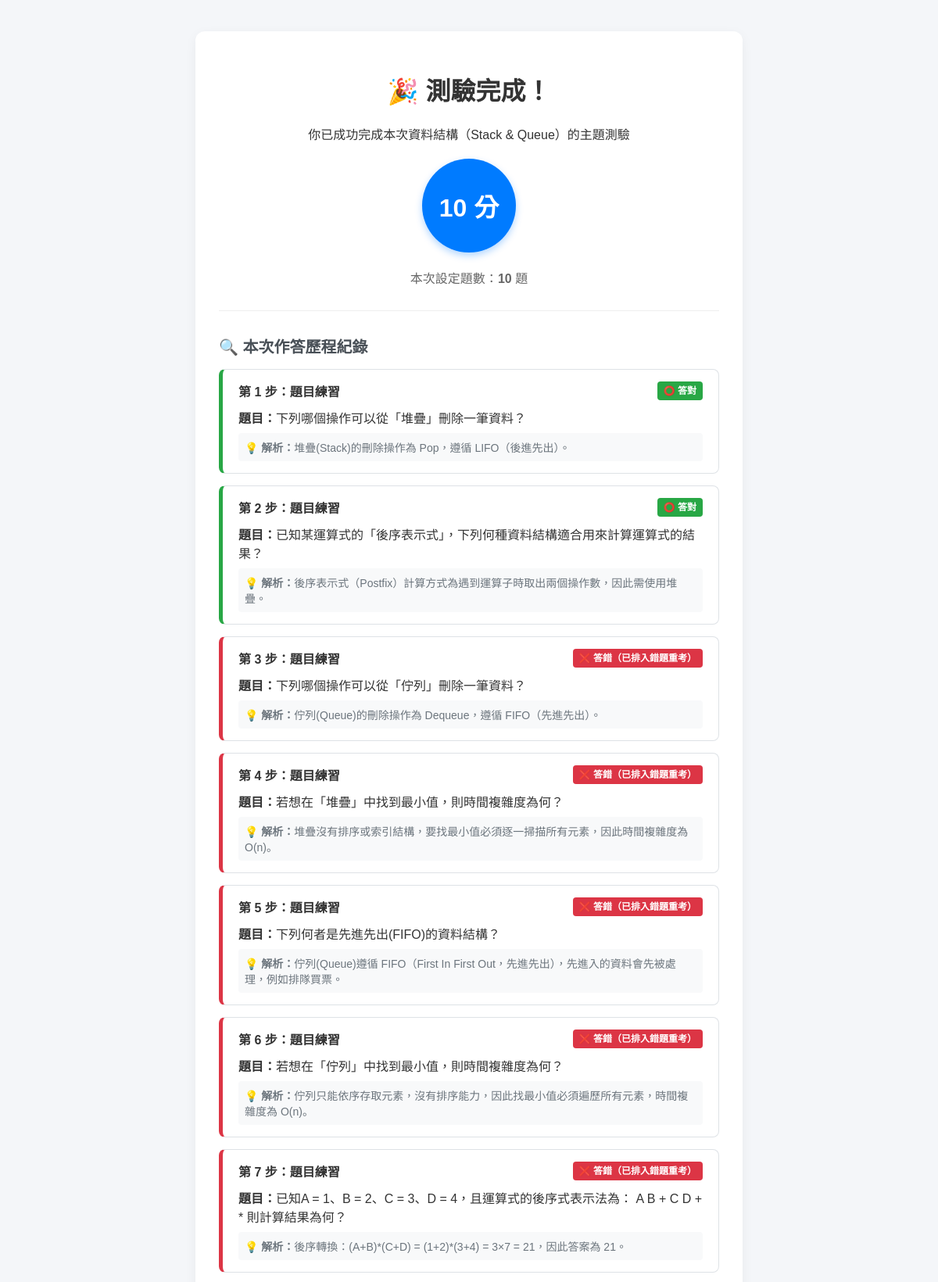
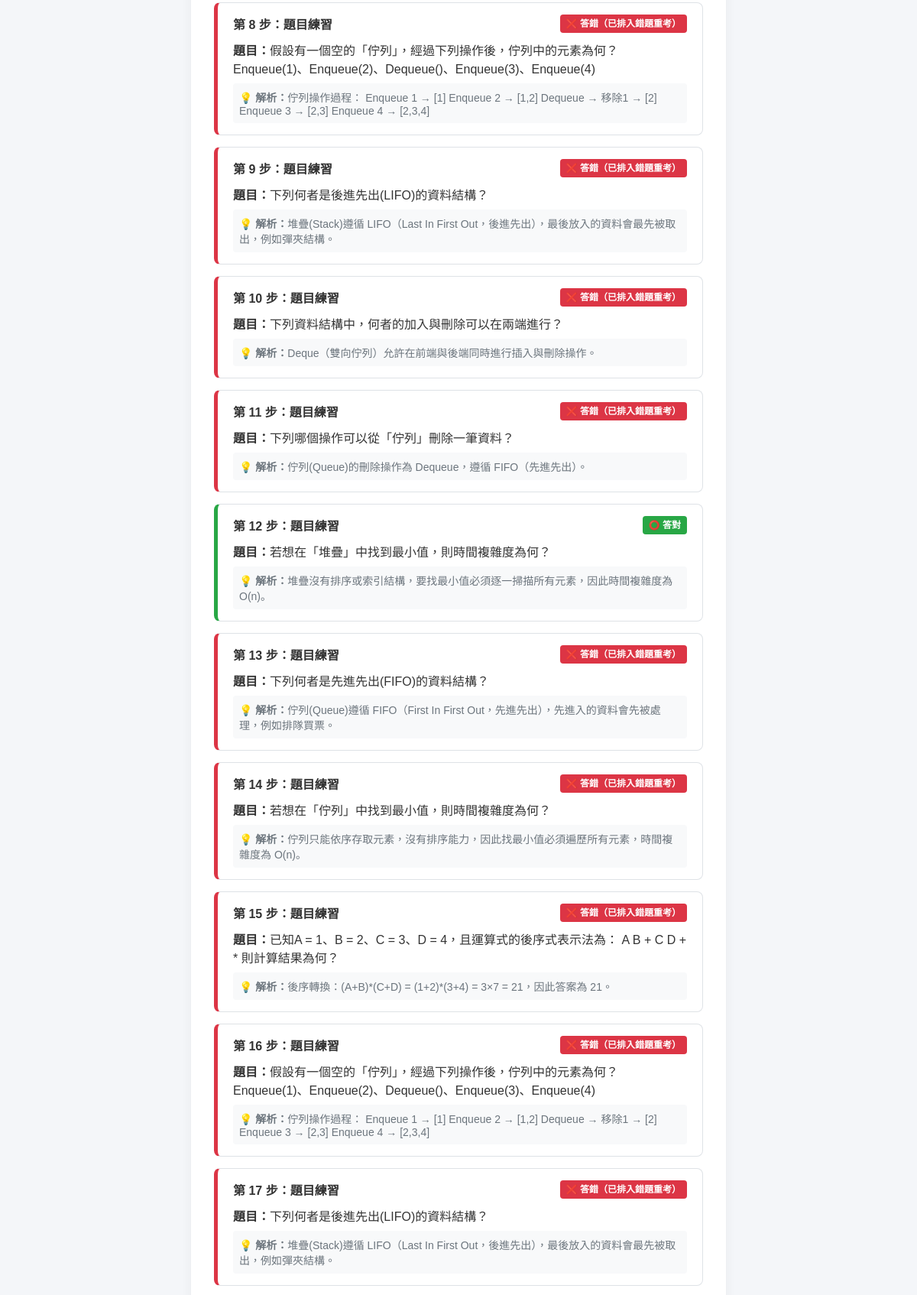
The app's page /result/1/ (upper part) with its own data (2 pictures, top to bottom).
### quiz/models.py (models this page shows, shortened)
class QuizSession(models.Model):
    user = models.ForeignKey(User, on_delete=models.CASCADE, null=True, blank=True, verbose_name="測驗學生")
    total_questions_requested = models.IntegerField(default=5, verbose_name="設定測驗題數")
    current_index = models.IntegerField(default=0, verbose_name="目前進行到第幾題")
    score = models.IntegerField(default=0, verbose_name="目前得分")
    is_completed = models.BooleanField(default=False, verbose_name="是否完成測驗")
    created_at = models.DateTimeField(auto_now_add=True, verbose_name="測驗時間")
    time_remaining = models.IntegerField(default=600, verbose_name="剩餘時間(秒)")

class SessionQuestion(models.Model):
    session = models.ForeignKey(QuizSession, on_delete=models.CASCADE, related_name='session_questions')
    question = models.ForeignKey(Question, on_delete=models.CASCADE)
    order = models.IntegerField(default=0, verbose_name="出題順序")
    is_answered = models.BooleanField(default=False, verbose_name="是否已作答")
    is_correct = models.BooleanField(default=False, verbose_name="是否答對")
    class Meta:
        ordering = ['order']

class Question(models.Model):
    question_text = models.TextField(verbose_name="題目內容")
    DIFFICULTY_CHOICES = [
        ('easy', '易'),
        ('medium', '中'),
        ('hard', '難'),
    ]
    difficulty = models.CharField(
        max_length=10,
        choices=DIFFICULTY_CHOICES,
        default='easy',
        verbose_name="難易度"
    )
    explanation = models.TextField(
        blank=True,
        null=True,
        verbose_name="解析"
    )

### quiz/views.py (the view)
# urls.py: path('result/<int:session_id>/', views.result, name='result'),
def result(request, session_id):
    quiz_session = get_object_or_404(QuizSession, id=session_id)
    all_session_questions = list(quiz_session.session_questions.all())
    is_guest = request.session.get(f'is_guest_{session_id}', False)
    if is_guest:
        quiz_session.delete()
    return render(request, "quiz/result.html", {
        "quiz_session": quiz_session,
        "all_session_questions": all_session_questions,
        "is_guest": is_guest,
    })

### quiz/templates/quiz/result.html (shortened to what this page needs)
<!DOCTYPE html>
<html lang="zh-Hant">
<head>
</head>
<body>
    <div class="result-container">
        <h1>🎉 測驗完成！</h1>
        <p>你已成功完成本次資料結構（Stack & Queue）的主題測驗</p>
        <div class="score-circle">
            {{ quiz_session.score }} 分
        </div>
        <p style="font-size: 16px; color: #666;">
            本次設定題數：<strong>{{ quiz_session.total_questions_requested }}</strong> 題
        </p>
        <hr style="border: 0; border-top: 1px solid #eee; margin: 30px 0;">
        <div class="history-title">🔍 本次作答歷程紀錄</div>
        {% for sq in all_session_questions %}
            {% if sq.is_correct %}
               <div class="review-card" style="border-left: 5px solid #28a745;">
            {% else %}
               <div class="review-card" style="border-left: 5px solid #dc3545;">
            {% endif %}
                <div class="review-header">
                    <span>第 {{ forloop.counter }} 步：題目練習</span>
                    {% if sq.is_correct %}
                        <span class="badge badge-success">⭕ 答對</span>
                    {% else %}
                        <span class="badge badge-danger">❌ 答錯（已排入錯題重考）</span>
                    {% endif %}
                </div>
                <div style="margin-bottom: 8px;"><strong>題目：</strong>{{ sq.question.question_text }}</div>
                {% if sq.question.explanation %}
                    <div style="font-size: 14px; color: #6c757d; background: #f8f9fa; padding: 8px; border-radius: 4px;">
                        💡 <strong>解析：</strong>{{ sq.question.explanation }}
                    </div>
                {% endif %}
            </div>
        {% endfor %}
    </div>
</body>
</html>

### quiz/templates/quiz/result.html (style rules this page uses)
body { font-family: Arial, sans-serif; max-width: 700px; margin: 40px auto; background-color: #f4f6f9; color: #333; padding: 0 20px; }
.result-container { background: white; padding: 30px; border-radius: 12px; box-shadow: 0 4px 15px rgba(0,0,0,0.05); text-align: center; }
.score-circle { width: 120px; height: 120px; background-color: #007bff; color: white; border-radius: 50%; display: flex; align-items: center; justify-content: center; font-size: 32px; font-weight: bold; margin: 20px auto; box-shadow: 0 4px 10px rgba(0,123,255,0.3); }
.history-title { text-align: left; font-size: 20px; font-weight: bold; margin: 30px 0 15px 0; color: #495057; }
.review-card { text-align: left; background: #fff; border: 1px solid #dee2e6; border-radius: 8px; padding: 15px 20px; margin-bottom: 15px; }
.review-header { display: flex; justify-content: space-between; font-weight: bold; margin-bottom: 10px; }
.badge { padding: 2px 8px; border-radius: 4px; font-size: 12px; }
.badge-success { background-color: #28a745; color: white; }
.badge-danger { background-color: #dc3545; color: white; }

### records on screen
QuizSession: score "10", total_questions_requested "10"
SessionQuestion: is_correct "⭕ 答對", question.question_text "下列哪個操作可以從「堆疊」刪除一筆資料？", question.explanation "堆疊(Stack)的刪除操作為 Pop，遵循 LIFO（後進先出）。"
SessionQuestion: is_correct "⭕ 答對", question.question_text "已知某運算式的「後序表示式」，下列何種資料結構適合用來計算運算式的結果？", question.explanation "後序表示式（Postfix）計算方式為遇到運算子時取出兩個操作數，因此需使用堆疊。"
SessionQuestion: is_correct "❌ 答錯（已排入錯題重考）", question.question_text "下列哪個操作可以從「佇列」刪除一筆資料？", question.explanation "佇列(Queue)的刪除操作為 Dequeue，遵循 FIFO（先進先出）。"
SessionQuestion: is_correct "❌ 答錯（已排入錯題重考）", question.question_text "若想在「堆疊」中找到最小值，則時間複雜度為何？", question.explanation "堆疊沒有排序或索引結構，要找最小值必須逐一掃描所有元素，因此時間複雜度為 O(n)。"
SessionQuestion: is_correct "❌ 答錯（已排入錯題重考）", question.question_text "下列何者是先進先出(FIFO)的資料結構？", question.explanation "佇列(Queue)遵循 FIFO（First In First Out，先進先出），先進入的資料會先被處理，例如排隊買票。"
SessionQuestion: is_correct "❌ 答錯（已排入錯題重考）", question.question_text "若想在「佇列」中找到最小值，則時間複雜度為何？", question.explanation "佇列只能依序存取元素，沒有排序能力，因此找最小值必須遍歷所有元素，時間複雜度為 O(n)。"
SessionQuestion: is_correct "❌ 答錯（已排入錯題重考）", question.question_text "已知A = 1、B = 2、C = 3、D = 4，且運算式的後序式表示法為： A B + C D + * 則計算結果為何？", question.explanation "後序轉換：(A+B)*(C+D) = (1+2)*(3+4) = 3×7 = 21，因此答案為 21。"
SessionQuestion: is_correct "❌ 答錯（已排入錯題重考）", question.question_text "假設有一個空的「佇列」，經過下列操作後，佇列中的元素為何？ Enqueue(1)、Enqueue(2)、Dequeue()、Enqueue(3)、Enqueue(4)", question.explanation "佇列操作過程： Enqueue 1 → [1] Enqueue 2 → [1,2] Dequeue → 移除1 → [2] Enqueue 3 → [2,3] Enqueue 4 → [2,3,4]"
SessionQuestion: is_correct "❌ 答錯（已排入錯題重考）", question.question_text "下列何者是後進先出(LIFO)的資料結構？", question.explanation "堆疊(Stack)遵循 LIFO（Last In First Out，後進先出），最後放入的資料會最先被取出，例如彈夾結構。"
SessionQuestion: is_correct "❌ 答錯（已排入錯題重考）", question.question_text "下列資料結構中，何者的加入與刪除可以在兩端進行？", question.explanation "Deque（雙向佇列）允許在前端與後端同時進行插入與刪除操作。"
SessionQuestion: is_correct "❌ 答錯（已排入錯題重考）", question.question_text "下列哪個操作可以從「佇列」刪除一筆資料？", question.explanation "佇列(Queue)的刪除操作為 Dequeue，遵循 FIFO（先進先出）。"
SessionQuestion: is_correct "⭕ 答對", question.question_text "若想在「堆疊」中找到最小值，則時間複雜度為何？", question.explanation "堆疊沒有排序或索引結構，要找最小值必須逐一掃描所有元素，因此時間複雜度為 O(n)。"
SessionQuestion: is_correct "❌ 答錯（已排入錯題重考）", question.question_text "下列何者是先進先出(FIFO)的資料結構？", question.explanation "佇列(Queue)遵循 FIFO（First In First Out，先進先出），先進入的資料會先被處理，例如排隊買票。"
SessionQuestion: is_correct "❌ 答錯（已排入錯題重考）", question.question_text "若想在「佇列」中找到最小值，則時間複雜度為何？", question.explanation "佇列只能依序存取元素，沒有排序能力，因此找最小值必須遍歷所有元素，時間複雜度為 O(n)。"
SessionQuestion: is_correct "❌ 答錯（已排入錯題重考）", question.question_text "已知A = 1、B = 2、C = 3、D = 4，且運算式的後序式表示法為： A B + C D + * 則計算結果為何？", question.explanation "後序轉換：(A+B)*(C+D) = (1+2)*(3+4) = 3×7 = 21，因此答案為 21。"
SessionQuestion: is_correct "❌ 答錯（已排入錯題重考）", question.question_text "假設有一個空的「佇列」，經過下列操作後，佇列中的元素為何？ Enqueue(1)、Enqueue(2)、Dequeue()、Enqueue(3)、Enqueue(4)", question.explanation "佇列操作過程： Enqueue 1 → [1] Enqueue 2 → [1,2] Dequeue → 移除1 → [2] Enqueue 3 → [2,3] Enqueue 4 → [2,3,4]"
SessionQuestion: is_correct "❌ 答錯（已排入錯題重考）", question.question_text "下列何者是後進先出(LIFO)的資料結構？", question.explanation "堆疊(Stack)遵循 LIFO（Last In First Out，後進先出），最後放入的資料會最先被取出，例如彈夾結構。"
